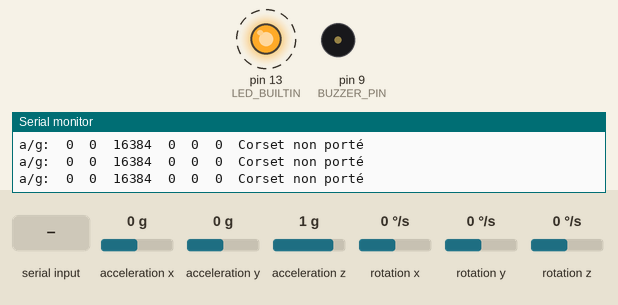
Recording of a sketch running on a simulated Arduino Uno, built with avr-gcc and run on an emulated ATmega328P. Parts: output pins drawn as LEDs (lit = HIGH), buzzer (waves = sounding, pin HIGH), the last lines printed to the serial monitor. Dashed ring = blinking. The inputs (shaded band) are chosen by the test bench; at power-on: acceleration x 0 g, acceleration y 0 g, acceleration z 1 g, rotation x 0 °/s, rotation y 0 °/s, rotation z 0 °/s.

Above: at 1.2 s.
1.3 s: "CORSET_MAUVAIS\n" received over Serial
At 2.4 s:
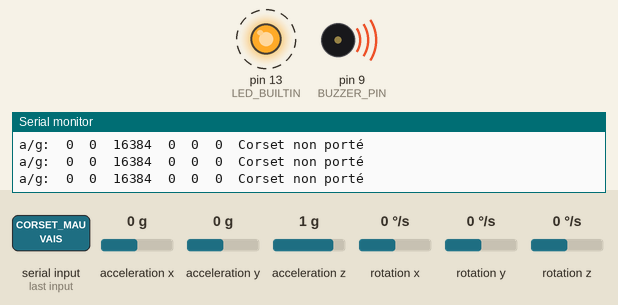
7.3 s: "CORSET_BONNE\n" received over Serial
At 8.0 s:
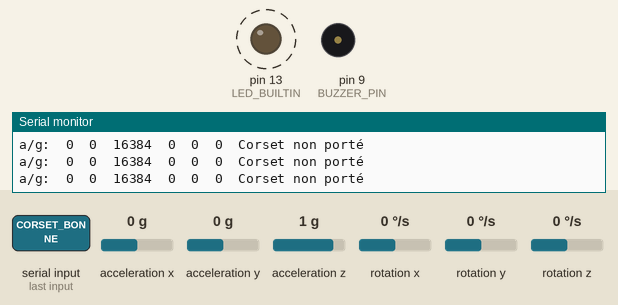
Timing chart, 0 to 16.3 s (numbered marks = the images above; inputs shaded):
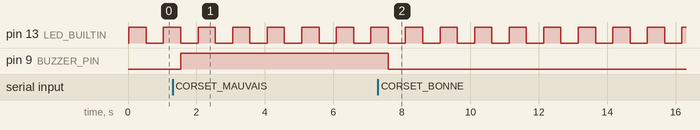

Measured:
- after the input at 1.3 s, pin 9 (BUZZER_PIN): LOW → HIGH after 0.24 s
- after the input at 7.3 s, pin 9 (BUZZER_PIN): HIGH → LOW after 0.30 s
- by itself, pin 13 (LED_BUILTIN): alternates HIGH for 0.50 s and LOW for 0.50 s

The sketch:

Posture.ino
```cpp
#include "I2Cdev.h"
#include "MPU6050.h"

MPU6050 mpu;

#define BUZZER_PIN 9  // Pin du buzzer

int16_t ax, ay, az;
int16_t gx, gy, gz;
bool blinkState;

void setup() {
  #if I2CDEV_IMPLEMENTATION == I2CDEV_ARDUINO_WIRE
    Wire.begin();
  #elif I2CDEV_IMPLEMENTATION == I2CDEV_BUILTIN_FASTWIRE
    Fastwire::setup(400, true);
  #endif

  Serial.begin(38400);

  Serial.println("Initializing MPU...");
  mpu.initialize();
  Serial.println("Testing MPU6050 connection...");
  if(!mpu.testConnection()){
    Serial.println("MPU6050 connection failed");
    while(true);
  } else {
    Serial.println("MPU6050 connection successful");
  }

  Serial.println("Updating internal sensor offsets...\n");
  mpu.setXAccelOffset(0);
  mpu.setYAccelOffset(0);
  mpu.setZAccelOffset(0);
  mpu.setXGyroOffset(0);
  mpu.setYGyroOffset(0);
  mpu.setZGyroOffset(0);

  pinMode(LED_BUILTIN, OUTPUT);
  pinMode(BUZZER_PIN, OUTPUT);
}

void loop() {
  mpu.getMotion6(&ax, &ay, &az, &gx, &gy, &gz);


  Serial.print("a/g:\t");
  Serial.print(ax); Serial.print("\t");
  Serial.print(ay); Serial.print("\t");
  Serial.print(az); Serial.print("\t");
  Serial.print(gx); Serial.print("\t");
  Serial.print(gy); Serial.print("\t");
  Serial.print(gz); Serial.print("\t");


  String status = detectPosture(ax, ay, az);
  Serial.println(status);

  blinkState = !blinkState;
  digitalWrite(LED_BUILTIN, blinkState);


  if (Serial.available()) {
    String command = Serial.readStringUntil('\n');

    if (command == "CORSET_BONNE") {
      digitalWrite(BUZZER_PIN, LOW);
    }
    else if (command == "CORSET_MAUVAIS") {
      digitalWrite(BUZZER_PIN, HIGH);
    }
    else if (command == "CORSET_NONPORTE") {
      digitalWrite(BUZZER_PIN, LOW);
    }
  }

  delay(500);
}


String detectPosture(int16_t ax, int16_t ay, int16_t az) {
  float accMagnitude = sqrt(ax * ax + ay * ay + az * az);

  if (accMagnitude < 1000) {
    return "Corset non porté";
  }

  if (abs(ax) < 2000 && abs(az - 16000) < 2000) {
    return "Bonne posture";
  } else {
    return "Mauvaise posture";
  }
} 
```
